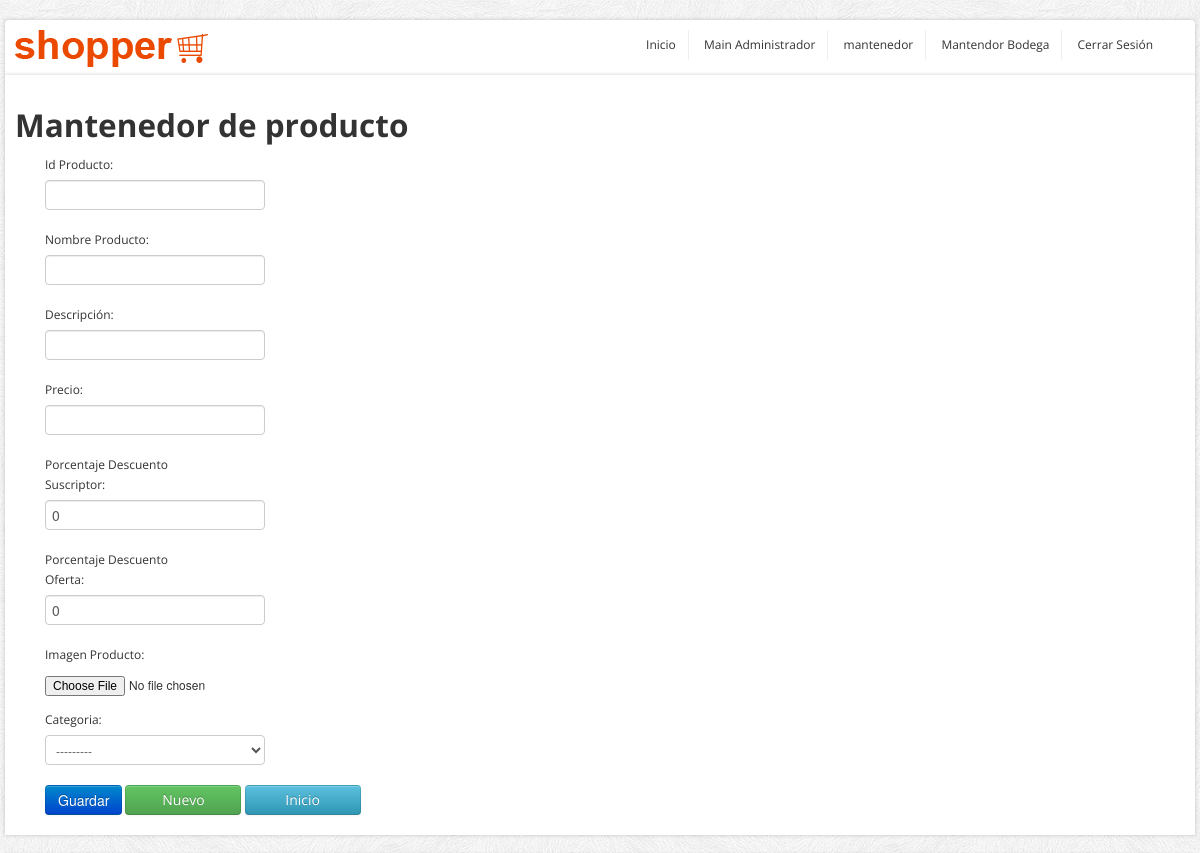
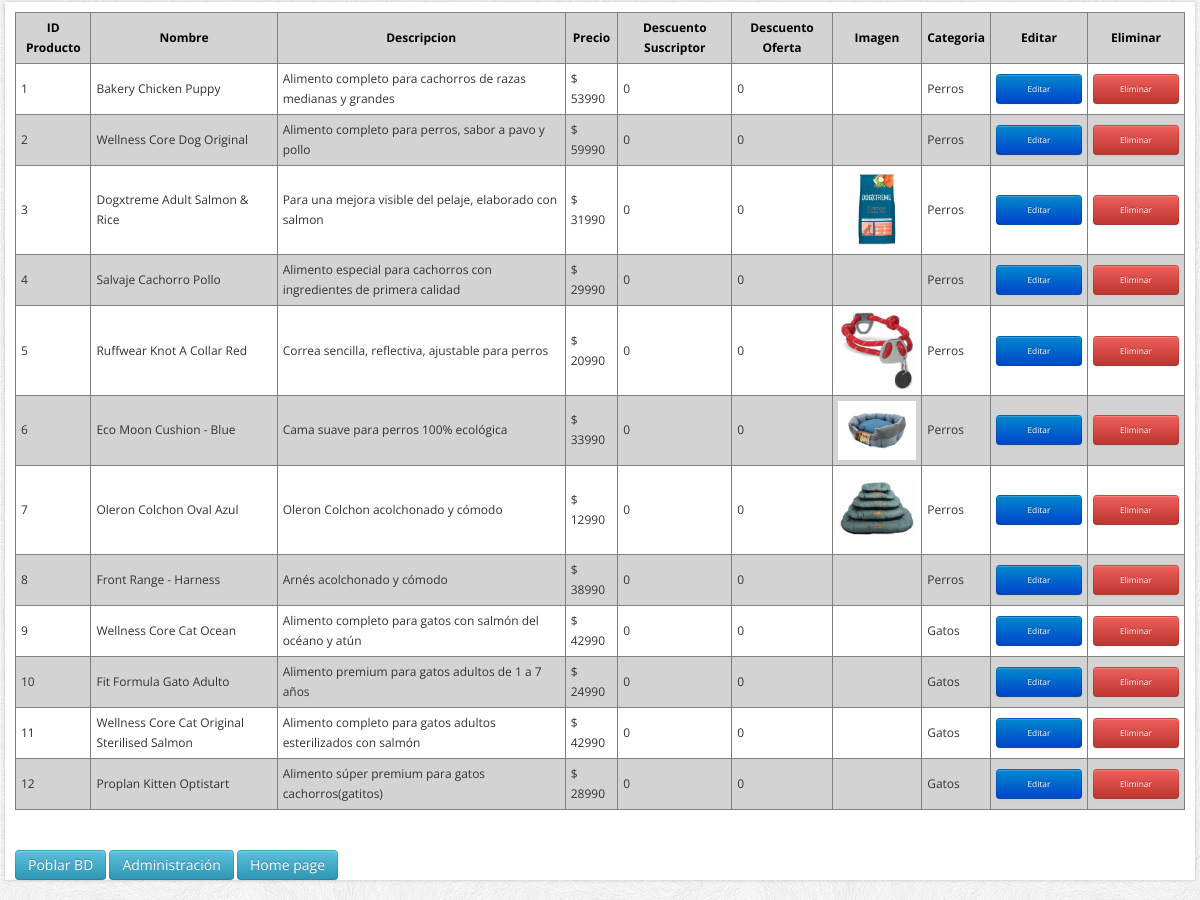
Screenshot of /maestro_producto/ins/-1 (signed in) with the database file from the repository (2 pictures, top to bottom).
### core/models.py (models this page shows, shortened)
class Producto(models.Model):
    idProducto = models.IntegerField(primary_key=True, verbose_name="Id Producto")
    nomProducto = models.CharField(max_length=80, blank=False, null=False, verbose_name="Nombre Producto")
    descripcion = models.CharField(max_length=300, null=True, blank=True, verbose_name="Descripción")
    precio = models.IntegerField(verbose_name="Precio")
    porcDesctoSubscriptor = models.IntegerField(blank=False, null=False, default=0,verbose_name="Porcentaje Descuento Suscriptor")
    porcDesctoOferta = models.IntegerField(blank=False, null=False, default=0,verbose_name="Porcentaje Descuento Oferta")
    imagen = models.ImageField(upload_to="images/", default="sinfoto.jpg", null=False, blank=False, verbose_name="Imagen Producto")
    cantidad= models.IntegerField(blank=False, null=False, default=0,verbose_name="Cantidad")
    categoria = models.ForeignKey(Categoria, on_delete=models.DO_NOTHING)

class Categoria(models.Model):
    idCategoria = models.IntegerField(primary_key=True, verbose_name="Id de categoría")
    nombreCategoria = models.CharField(max_length=80, blank=False, null=False, verbose_name="Nombre de la categoría")
    def __str__(self):
        return self.nombreCategoria

### core/views.py (the view, shortened to what this page needs)
# urls.py: path('maestro_producto/<action>/<id>', maestro_producto, name="maestro_producto"),
def maestro_producto(request, action, id):
    if not (request.user.is_authenticated and request.user.is_staff):
        return redirect(home)
    data = {"mesg": "", "form": ProductoForm, "action": action, "id": id}
    if action == 'ins':
        if request.method == "POST":
            form = ProductoForm(request.POST, request.FILES)
            if form.is_valid:
                try:
                    form.save()
                    data["mesg"] = "¡El Producto fue creado correctamente!"
                except:
                    data["mesg"] = "¡No se puede crear dos Productos con el mismo ID!"
    data["list"] = Producto.objects.all().order_by('idProducto')
    return render(request, "core/maestro_producto.html", data)

### core/templates/core/maestro_producto.html (shortened to what this page needs)
{% load static %}
<!DOCTYPE html>
<html lang="en">
	<head>
		<link href="../../static/core/css/bootstrap/css/bootstrap.min.css" rel="stylesheet">
		<link href="../../static/core/css/bootstrap/css/bootstrap-responsive.min.css" rel="stylesheet">
		<link href="../../static/core/css/themes/css/bootstrappage.css" rel="stylesheet"/>
		<link href="../../static/core/css/themes/css/flexslider.css" rel="stylesheet"/>
		<link href="../../static/core/css/themes/css/main.css" rel="stylesheet"/>
		<link href="{% static 'core/css/forms.css'%}" rel="stylesheet">
	</head>
    <body>
		<div id="top-bar" class="container">
			<div class="row container-fluid">
					<ul class="user-menu">
						<div class="pull-left">
							<a href="index.html" class="logo pull-left"><img src="../../static/core/css/themes/images/logo.png" class="site_logo" alt=""></a>
						</div>
						<div class="pull-right">
							<li><a href="{% url 'home' %}">Inicio</a></li>
							<li><a href="{% url 'mainAdministrador' %}">Main Administrador</a></li>
							<li><a href="{% url 'maestro_producto' 'ins' -1 %}">mantenedor</a></li>
							<li><a href="{% url 'maestro_bodega' 'ins' -1 %}">Mantendor Bodega</a></li>
							<li><a href="{% url 'cerrar_sesion' %}">Cerrar Sesión</a></li>
						</div>
					</ul>
			</div>
		</div>
		<div id="wrapper" class="container">
			<section class="main-content">
			    <br>
				<h2><span>Mantenedor de producto</span></h2>
                <div class="span5">
					{% if form %}
					<form method="POST" action="" enctype="multipart/form-data" id="formulario">
						<div class="form-group">
							{% csrf_token %} {{ form.as_p }}
						</div>
						<input type="submit" class="btn btn-primary btnwidth" id="id_guardar" value="Guardar">
						<a class="btn btn-success btnwidth" href="{% url 'maestro_producto' 'ins' -1 %}">Nuevo</a>
						<a class="btn btn-info btnwidth" href="{% url 'home' %}">Inicio</a>
					</form>
					{% endif %}
				</div>
			</section>
		</div>
		<div id="wrapper" class="container">
			<section class="main-content">
				{% if list %}
				<table id="tabla_datos">
					<thead>
						<tr>
							<th>ID Producto</th>
							<th>Nombre</th>
							<th>Descripcion</th>
							<th>Precio</th>
							<th>Descuento Suscriptor</th>
							<th>Descuento Oferta</th>
							<th>Imagen</th>
							<th>Categoria</th>
							<th class="titulo_boton">Editar</th>
							<th class="titulo_boton">Eliminar</th>
						</tr>
					</thead>
					<tbody>
						{% for pro in list %}
						<tr>
							<td>{{ pro.idProducto }}</td>
							<td>{{ pro.nomProducto }}</td>
							<td>{{ pro.descripcion }}</td>
							<td>$ {{ pro.precio }}</td>
							<td>{{ pro.porcDesctoSubscriptor }}</td>
							<td>{{ pro.porcDesctoOferta }}</td>
							<td><img src="/media/{{ pro.imagen }}" class="mini_auto" alt=""></td>
							<td>{{ pro.categoria }}</td>
							<td><a href="{% url 'maestro_producto' 'upd' pro.idProducto %}"
								class="btn btn-primary btn-sm boton_chico">Editar</a></td>
							<td><a href="{% url 'maestro_producto' 'del' pro.idProducto %}"
								class="btn btn-danger btn-sm boton_chico">Eliminar</a></td>
						</tr>
						{% endfor %}
					</tbody>
				</table>
				{% endif %}
				<br>
				<a href="{% url 'poblar_bd' %}" class="btn btn-info btn-sm">Poblar BD</a>
				<a href="http://127.0.0.1:8000/admin" class="btn btn-info btn-sm">Administración</a>
				<a href="{% url 'home' %}" class="btn btn-info btn-sm">Home page</a>
			</section>
		</div>
    </body>
</html>

### core/static/core/css/themes/css/main.css (style rules this page uses)
body { font-size: 12px; font-family: 'Open Sans', arial, tahoma, sans-serif; background:url(../images/bg.png) repeat 0 0 fixed; }
label, input, button, select, textarea { font-size: 12px; }
ul li a,a { color:#333; outline:0; -webkit-transition: all 0.2s linear; -moz-transition: all 0.2s linear; -o-transition: all 0.2s linear; -ms-transition: all 0.2s linear; transition: all 0.2s linear; }
a { color:#eb4800; }
#wrapper,#top-bar { background: #fff; margin: 20px auto 20px auto; box-shadow: 0px 0px 4px 0px rgba(0, 0, 0, 0.2); -moz-box-shadow: 0px 0px 4px 0px rgba(0, 0, 0, 0.2); -webkit-box-shadow: 0px 0px 4px 0px rgba(0, 0, 0, 0.2); padding:0px 10px; }
#top-bar { background-color:#fff; padding:10px; margin: 20px auto -22px auto; -webkit-border-radius: 4px; -moz-border-radius: 4px; border-radius: 4px; }
#top-bar .user-menu { margin-left: 10px; padding: 0; list-style: none; }
#top-bar .user-menu li { display: inline-block; *display: inline; zoom: 1; border-right: 1px solid #eee; padding: 5px 12px; }
#top-bar .user-menu li:last-child { border-right:0; }

### core/static/core/css/forms.css (style rules this page uses)
#formulario label { width: 150px; }
.btnwidth { width: 90px; }
#tabla_datos { width: 100%; margin: auto; border-collapse: collapse; border: 1px solid gray; margin-top: 10px; margin-bottom: 20px; }
#tabla_datos th, td { border: 1px solid gray; padding: 5px; }
#tabla_datos th { background-color: lightgray; color: black; }
#tabla_datos tr:nth-child(even) { background-color: lightgray; }
.titulo_boton { width: 65; }
.boton_chico { font-size: 0.7em; width: 60px; }
.mini_auto { width: 100px; }

### rows the page displays
Producto: idProducto "1", nomProducto "Bakery Chicken Puppy", descripcion "Alimento completo para cachorros de razas medianas y grandes", precio "53990", porcDesctoSubscriptor "0", porcDesctoOferta "0", categoria "Perros"
Producto: idProducto "2", nomProducto "Wellness Core Dog Original", descripcion "Alimento completo para perros, sabor a pavo y pollo", precio "59990", porcDesctoSubscriptor "0", porcDesctoOferta "0", categoria "Perros"
Producto: idProducto "3", nomProducto "Dogxtreme Adult Salmon & Rice", descripcion "Para una mejora visible del pelaje, elaborado con salmon", precio "31990", porcDesctoSubscriptor "0", porcDesctoOferta "0", imagen (picture), categoria "Perros"
Producto: idProducto "4", nomProducto "Salvaje Cachorro Pollo", descripcion "Alimento especial para cachorros con ingredientes de primera calidad", precio "29990", porcDesctoSubscriptor "0", porcDesctoOferta "0", categoria "Perros"
Producto: idProducto "5", nomProducto "Ruffwear Knot A Collar Red", descripcion "Correa sencilla, reflectiva, ajustable para perros", precio "20990", porcDesctoSubscriptor "0", porcDesctoOferta "0", imagen (picture), categoria "Perros"
Producto: idProducto "6", nomProducto "Eco Moon Cushion - Blue", descripcion "Cama suave para perros 100% ecológica", precio "33990", porcDesctoSubscriptor "0", porcDesctoOferta "0", imagen (picture), categoria "Perros"
Producto: idProducto "7", nomProducto "Oleron Colchon Oval Azul", descripcion "Oleron Colchon acolchonado y cómodo", precio "12990", porcDesctoSubscriptor "0", porcDesctoOferta "0", imagen (picture), categoria "Perros"
Producto: idProducto "8", nomProducto "Front Range - Harness", descripcion "Arnés acolchonado y cómodo", precio "38990", porcDesctoSubscriptor "0", porcDesctoOferta "0", categoria "Perros"
Producto: idProducto "9", nomProducto "Wellness Core Cat Ocean", descripcion "Alimento completo para gatos con salmón del océano y atún", precio "42990", porcDesctoSubscriptor "0", porcDesctoOferta "0", categoria "Gatos"
Producto: idProducto "10", nomProducto "Fit Formula Gato Adulto", descripcion "Alimento premium para gatos adultos de 1 a 7 años", precio "24990", porcDesctoSubscriptor "0", porcDesctoOferta "0", categoria "Gatos"
Producto: idProducto "11", nomProducto "Wellness Core Cat Original Sterilised Salmon", descripcion "Alimento completo para gatos adultos esterilizados con salmón", precio "42990", porcDesctoSubscriptor "0", porcDesctoOferta "0", categoria "Gatos"
Producto: idProducto "12", nomProducto "Proplan Kitten Optistart", descripcion "Alimento súper premium para gatos cachorros(gatitos)", precio "28990", porcDesctoSubscriptor "0", porcDesctoOferta "0", categoria "Gatos"
